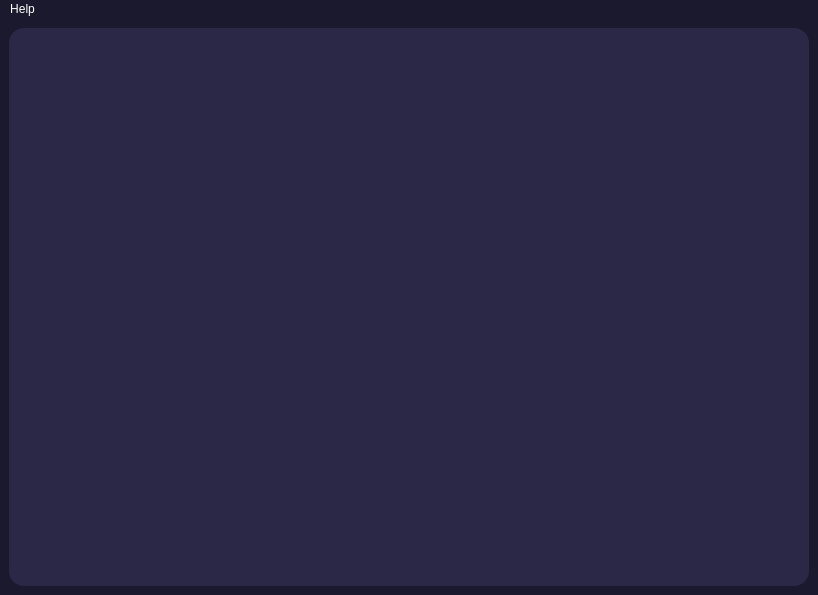
<?xml version="1.0" encoding="UTF-8"?>
<ui version="4.0">
 <class>NoteList</class>
 <widget class="QMainWindow" name="NoteList">
  <property name="geometry">
   <rect>
    <x>0</x>
    <y>0</y>
    <width>818</width>
    <height>595</height>
   </rect>
  </property>
  <property name="windowTitle">
   <string>MainWindow</string>
  </property>
  <property name="styleSheet">
   <string notr="true">/* Ana Pencere ve Tüm Widget'lar */
QMainWindow, QWidget {
    background-color: #1A192D; /* Koyu Ana Arka Plan */
    color: #FFFFFF; /* Beyaz Metin */


}
/* ScrollArea Arka Planı */
QScrollArea {
    background-color: #2A2846;  /* Koyu arka plan */
	border: 2px solid #2A2846;	
	border-radius: 15px;
}

/* ScrollArea İçindeki Widget (Container) */
QScrollArea QWidget#scrollAreaWidgetContents {
    background-color: #2A2846;
	border-radius: 15px;
}

/* Scrollbar Özelleştirme */
QScrollBar:vertical {
    background: #2A2846;
    width: 10px;
    margin: 0px 0px 0px 0px;
}

QScrollBar::handle:vertical {
    background: #3E3C5C;
    border-radius: 15px;
}

QScrollBar::add-line:vertical, QScrollBar::sub-line:vertical {
    background: none;
    height: 0px;
}





/* Butonlar - Ghost/Flat Buton Görünümü ve Büyüme Efekti */
QPushButton {
    background-color: #1A192D; /* ANA ARKA PLAN İLE AYNI */
    color: #FFFFFF; /* Metin rengi Vurgu Rengi */
    border: 2px solid #2A2846; /* Kenarlık Vurgu Rengi */
    border-radius: 15px;
    padding: 8px 16px; /* Normal Boyut */
    font-weight: bold;
    min-width: 80px;
    
    /* Qt'de çalışan yumuşak geçişler ve gölgeler için ek ayarlar ekleyebilirsiniz. */
}

QPushButton:hover {
    background-color: #2A2846; /* Hover: Arka plan Vurgu Rengine döner */
    color: #FFFFFF; /* Hover: Metin Koyu Arka Plan Rengine döner */
    

}

QPushButton:pressed {
    background-color: #0F0E23; /* Basılma: Biraz daha koyu Vurgu */
    color: #FFFFFF; /* Basılma: Beyaz Metin */
    border-color: #0F0E23;

}

</string>
  </property>
  <widget class="QWidget" name="centralwidget">
   <layout class="QVBoxLayout" name="verticalLayout">
    <item>
     <widget class="QScrollArea" name="scrollArea">
      <property name="widgetResizable">
       <bool>true</bool>
      </property>
      <widget class="QWidget" name="scrollAreaWidgetContents">
       <property name="geometry">
        <rect>
         <x>0</x>
         <y>0</y>
         <width>796</width>
         <height>544</height>
        </rect>
       </property>
      </widget>
     </widget>
    </item>
    <item>
     <layout class="QHBoxLayout" name="horizontalLayout" stretch=""/>
    </item>
   </layout>
  </widget>
  <widget class="QMenuBar" name="menubar">
   <property name="geometry">
    <rect>
     <x>0</x>
     <y>0</y>
     <width>818</width>
     <height>21</height>
    </rect>
   </property>
   <widget class="QMenu" name="menuHelp">
    <property name="title">
     <string>Help</string>
    </property>
    <addaction name="actionInfo"/>
   </widget>
   <addaction name="menuHelp"/>
  </widget>
  <action name="actionInfo">
   <property name="icon">
    <iconset resource="Resource.qrc">
     <normaloff>:/resource/icons/info_24dp_000000_FILL0_wght400_GRAD0_opsz24.png</normaloff>:/resource/icons/info_24dp_000000_FILL0_wght400_GRAD0_opsz24.png</iconset>
   </property>
   <property name="text">
    <string>Info</string>
   </property>
  </action>
 </widget>
 <resources>
  <include location="Resource.qrc"/>
 </resources>
 <connections/>
</ui>
